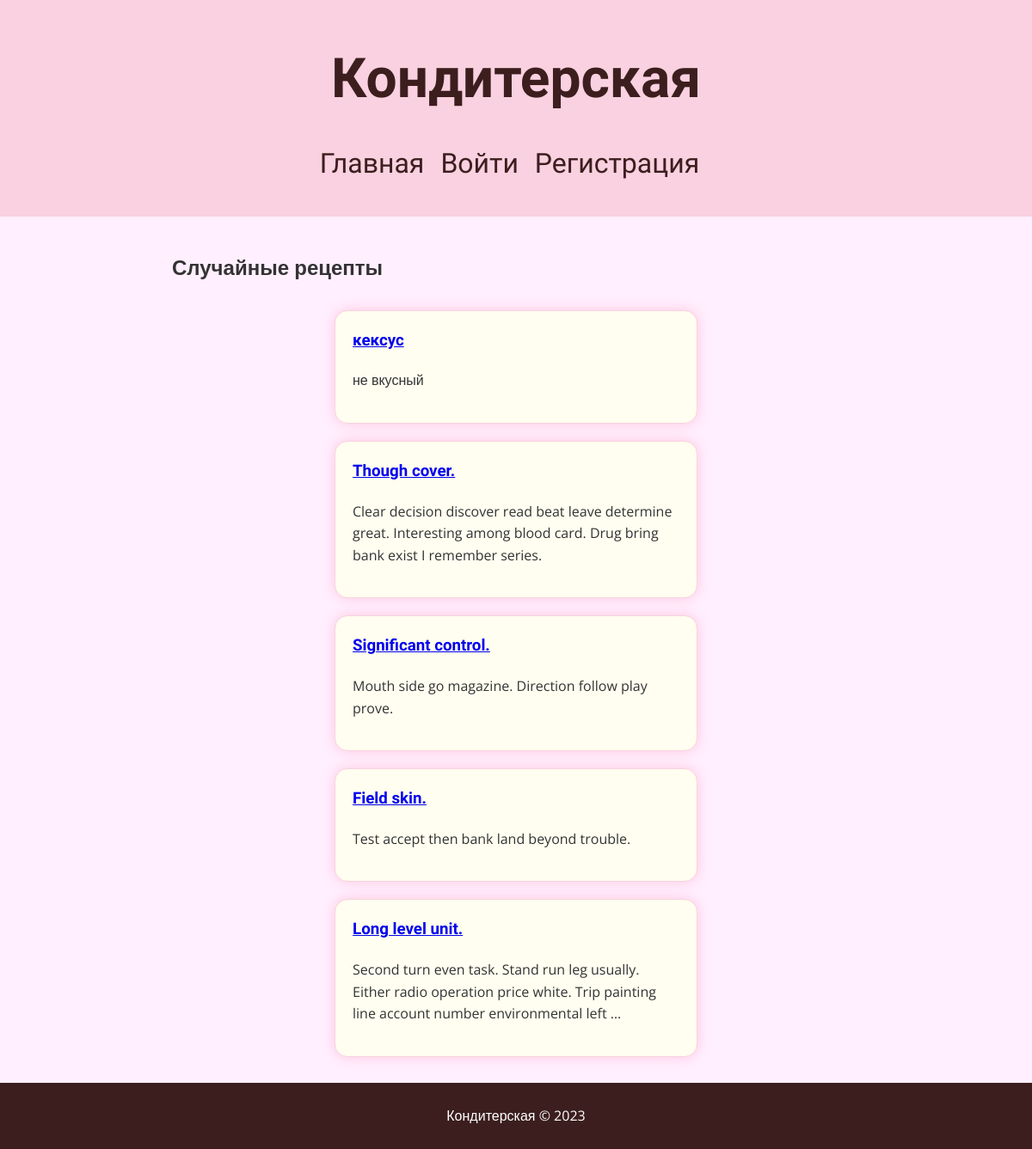
The app's page /any_recipe/ with its own data.
### recipe_webapp/models.py (models this page shows)
class Recipe(models.Model):
    id = models.AutoField(primary_key=True)
    title = models.CharField(max_length=128)
    description = models.TextField()
    preparation_steps = models.TextField()
    cooking_time = models.PositiveIntegerField(help_text="время в минутах")
    ingredients = models.TextField()
    images = models.ImageField(upload_to='recipe_images/', blank=True)
    author = models.CharField(max_length=128)
    weight = models.PositiveIntegerField(help_text="вес в граммах")

### recipe_webapp/views.py (the view)
# urls.py: path('any_recipe/', views.any_recipe, name='any_recipe'),
def any_recipe(request):
    recipes = Recipe.objects.order_by('?')[:5]
    return render(request, 'any_recipe.html', {'recipes': recipes})

### templates/any_recipe.html (shortened to what this page needs)
{% extends 'base.html' %}
{% block content %}
    <h2>Случайные рецепты</h2>
    <div class="recipes">
        {% for recipe in recipes %}
            <div class="recipe">
                <h3><a href="{% url 'recipe_detail' recipe.id %}">{{ recipe.title }}</a></h3>
                <p>{{ recipe.description|truncatewords:20 }}</p>
            </div>
        {% endfor %}
    </div>
{% endblock %}

### static/css/style.css (style rules this page uses)
body { font-family: 'Open Sans', sans-serif; line-height: 1.6; margin: 0; padding: 0; background: #ffefff; color: #333; }
.recipes { display: flex; flex-wrap: wrap; justify-content: space-around; }
.recipe { background: #fffef0; margin: 10px; border: 1px solid #f9d1e0; box-shadow: 0 0 15px rgba(252, 143, 173, 0.4); border-radius: 15px; padding: 20px; width: calc(50% - 20px); transition: transform 0.3s ease; }
.recipe h3 { margin-top: 0; font-family: 'Dancing Script', cursive; color: #3c1e1e; }

### records on screen
Recipe: title "кексус", description "не вкусный"
Recipe: title "Though cover.", description "Clear decision discover read beat leave determine great. Interesting among blood card. Drug bring bank exist I remember series."
Recipe: title "Significant control.", description "Mouth side go magazine. Direction follow play prove."
Recipe: title "Field skin.", description "Test accept then bank land beyond trouble."
Recipe: title "Long level unit.", description "Second turn even task. Stand run leg usually. Either radio operation price white. Trip painting line account number environmental left …"
